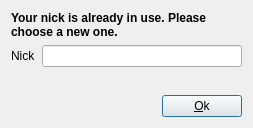
<ui version="4.0" >
 <class>NickDialog</class>
 <widget class="QDialog" name="NickDialog" >
  <property name="geometry" >
   <rect>
    <x>0</x>
    <y>0</y>
    <width>253</width>
    <height>128</height>
   </rect>
  </property>
  <property name="windowTitle" >
   <string>Dialog</string>
  </property>
  <layout class="QVBoxLayout" name="verticalLayout" >
   <item>
    <widget class="QLabel" name="label_2" >
     <property name="text" >
      <string>&lt;b>Your nick is already in use. Please choose a new one.</string>
     </property>
     <property name="wordWrap" >
      <bool>true</bool>
     </property>
    </widget>
   </item>
   <item>
    <layout class="QHBoxLayout" name="horizontalLayout" >
     <item>
      <widget class="QLabel" name="label" >
       <property name="text" >
        <string>Nick</string>
       </property>
      </widget>
     </item>
     <item>
      <widget class="QLineEdit" name="NickEntry" />
     </item>
    </layout>
   </item>
   <item>
    <spacer name="verticalSpacer" >
     <property name="orientation" >
      <enum>Qt::Vertical</enum>
     </property>
     <property name="sizeHint" stdset="0" >
      <size>
       <width>20</width>
       <height>0</height>
      </size>
     </property>
    </spacer>
   </item>
   <item>
    <layout class="QHBoxLayout" name="horizontalLayout_2" >
     <item>
      <spacer name="horizontalSpacer" >
       <property name="orientation" >
        <enum>Qt::Horizontal</enum>
       </property>
       <property name="sizeHint" stdset="0" >
        <size>
         <width>40</width>
         <height>20</height>
        </size>
       </property>
      </spacer>
     </item>
     <item>
      <widget class="QPushButton" name="OkButton" >
       <property name="text" >
        <string>&amp;Ok</string>
       </property>
       <property name="default" >
        <bool>true</bool>
       </property>
      </widget>
     </item>
    </layout>
   </item>
  </layout>
 </widget>
 <tabstops>
  <tabstop>NickEntry</tabstop>
  <tabstop>OkButton</tabstop>
 </tabstops>
 <resources/>
 <connections>
  <connection>
   <sender>NickEntry</sender>
   <signal>returnPressed()</signal>
   <receiver>OkButton</receiver>
   <slot>click()</slot>
   <hints>
    <hint type="sourcelabel" >
     <x>146</x>
     <y>63</y>
    </hint>
    <hint type="destinationlabel" >
     <x>200</x>
     <y>105</y>
    </hint>
   </hints>
  </connection>
  <connection>
   <sender>OkButton</sender>
   <signal>clicked()</signal>
   <receiver>NickDialog</receiver>
   <slot>accept()</slot>
   <hints>
    <hint type="sourcelabel" >
     <x>222</x>
     <y>98</y>
    </hint>
    <hint type="destinationlabel" >
     <x>96</x>
     <y>95</y>
    </hint>
   </hints>
  </connection>
 </connections>
</ui>
